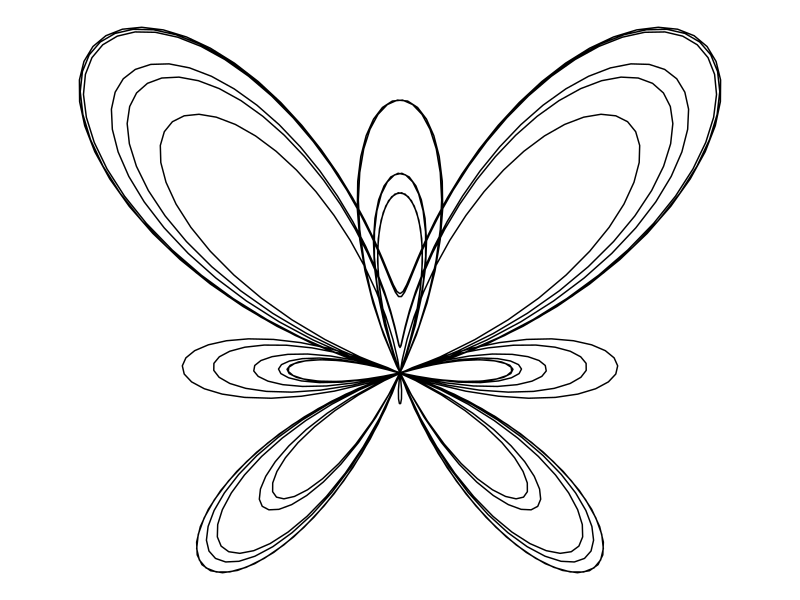
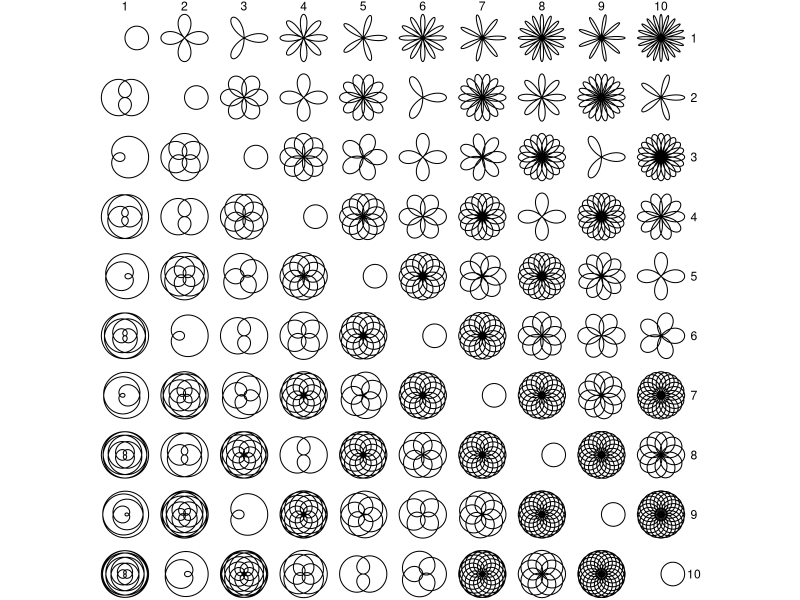
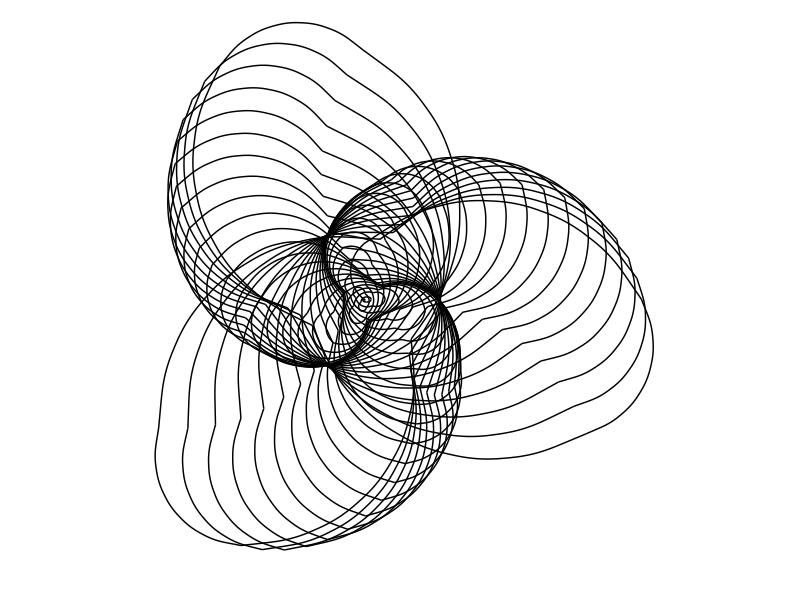

Here is the R script that generated these plots, in order: (Note: this script raises an error after producing the figures.)
## ---- chunk 1
knitr::opts_chunk$set(echo = TRUE,fig.align = 'center')
## ---- chunk 2
library(dplyr)
library(ggplot2)
## ---- chunk 3
# the function butterfly generates a data frame
# by evaluating the parametric equations that
# define the rose curve in the range of 0 to 12pi
butterfly <- function(n=1000){
  data.frame(t = seq(0,12*pi,length.out = n)) %>%
    mutate(x = sin(t)*(exp(cos(t))-2*cos(4*t)-(sin(t/12))^5),
           y = cos(t)*(exp(cos(t))-2*cos(4*t)-(sin(t/12))^5))
}
## ---- chunk 4
# Plot a butterfly curve
df_butter <- butterfly()

df_butter %>% ggplot() + geom_path(data = df_butter,aes(x,y)) + coord_equal() + 
  theme_void() 
## ---- chunk 5
rose_curve <- function(n,d) {
  data.frame(theta = seq(0, 32*pi,pi/180)) %>%
    mutate(x = cos(n/d*theta)*cos(theta),
           y = cos(n/d*theta)*sin(theta)) %>%
    select(x, y)
}
## ---- chunk 6
df_rose <- data.frame(x = numeric(0), y = numeric(0), n = integer(0), d = integer(0))

for(n in 1:10) {
  for(d in 1:10) {
    df_temporary <- rose_curve(n, d) %>% mutate(n = n, d = d)
    df_rose <- rbind(df_rose, df_temporary)
  }
}

p <- ggplot() +
  geom_path(aes(x, y), df_rose, size = 0.35, lineend = "round") + facet_grid(d ~ n) +
  coord_equal() + theme_void()

p
  
## ---- chunk 7
hypocycloid <- function(n = 200, a_inc,b_inc,t_inc){
  a0 = seq(1,n)
  b0 = seq(1,n)
  t0 = seq(0,n-1)
  for (i in 2:n) {
    a0[i]=a0[i-1]+a_inc
    b0[i]=b0[i-1]+b_inc
    t0[i]=t0[i-1]+t_inc
  }
  data.frame(a0,b0,t0) %>%
    mutate(  x0 = (a0 - b0)*cos(t0) + b0 * cos((a0/b0-1)*t0),
             y0 = (a0 - b0)*sin(t0) - b0 * sin((a0/b0-1)*t0),
             x1 = c(x0[2:n],x0[1]),
             y1 = c(y0[2:n],y0[1])) %>%
    select(x0,y0,x1,y1,t0)
}
## ---- chunk 8
# Uncomment the following lines so the parameters take random values.

# a_inc <- sample(seq(-100,100),1,replace=TRUE)/10
# b_inc <- sample(seq(-100,100),1,replace=TRUE)/10
# t_inc <- sample(seq(-100,100),1,replace=TRUE)/10

# I particulary like the plot generated by the following set of parameters 
a_inc <- 1.9
b_inc <- 6.3
t_inc <- -7


df_hypo <- hypocycloid(a_inc = a_inc,b_inc = b_inc,t_inc = t_inc) 

df_hypo %>% ggplot(aes(x=x0,y=y0)) +
  geom_curve(aes(xend=x1,yend=y1)) +
  scale_x_continuous(expand = c(0.1,0.1)) +
  scale_y_continuous(expand = c(0.1,0.1)) +
  coord_equal() +
  theme_void()
## ---- chunk 9
# n is set to 1M
# a, b, c and d are the parameters of the equations
pickover <- function(n=10000000,a,b,c,d){
  x <- vector("numeric", n)
  y <- vector("numeric", n)
  x[1] <- 0
  y[1] <- 0
  for(i in 2:n) {
    x[i] <- sin(a * y[i-1]) + c * cos(a * x[i-1])
    y[i] <- sin(b * x[i-1]) + d * cos(b * y[i-1])
  }
  df <- data.frame(x = x, y = y)
}
## ---- chunk 10
# Set the values of the parameters
a = 1.2516757480973668; b = -1.1851629292227903; c = 1.4603558653849573; d = -1.3708149174574649

df_clifford <- pickover(a=a,b=b,c=c,d=d)

df_clifford %>% ggplot(aes(x, y)) + 
  geom_point(color="black", shape=46, alpha=.01) + coord_equal() + theme_void()
